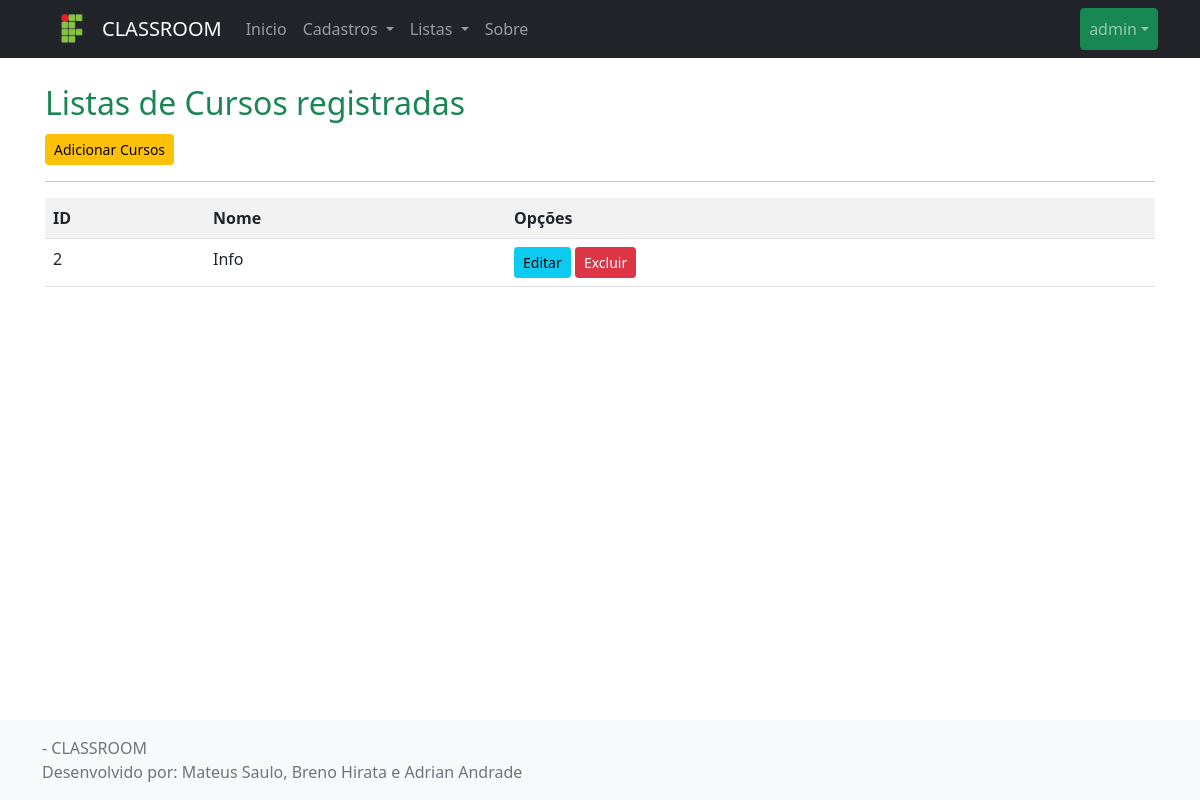
Before: /listar/curso/ (signed in) with the older database file.
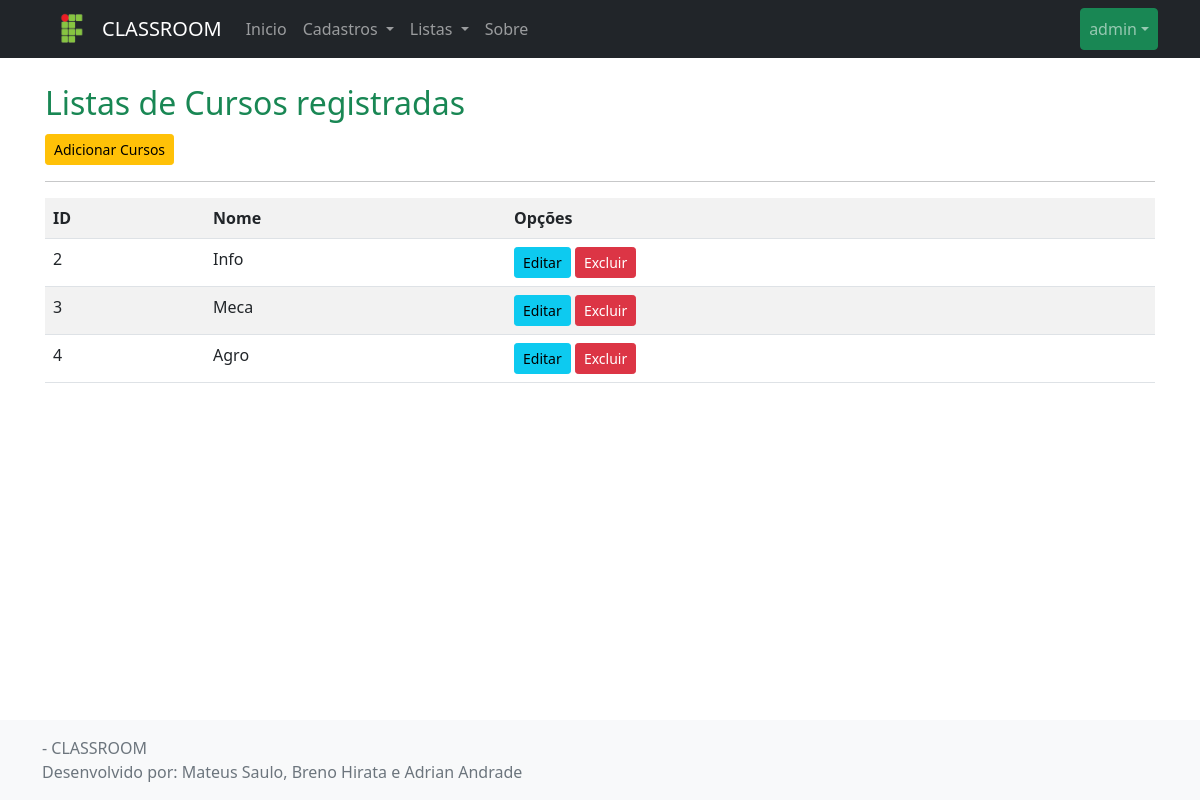
After: the same page with the newer database file.
### cadastros/models.py (models this page shows, shortened)
class Curso(models.Model):
    nome = models.CharField(max_length=50)

### cadastros/views.py (the view)
# urls.py: path('listar/curso/', CursoList.as_view(), name='listar-curso'),
class CursoList(LoginRequiredMixin, ListView):
    login_url = reverse_lazy('login')
    model = Curso
    template_name = 'cadastros/listas/curso.html'

### cadastros/templates/cadastros/listas/curso.html
{% extends 'paginas/modelo.html' %}
{% load static %}
{% block conteudo %}
<h2 class="text-success border-buttom border-warning pb-1 nt-4">
    Listas de Cursos registradas
</h2>
<a href="{% url 'cadastrar-curso' %}" class="btn btn-warning btn-sm">Adicionar Cursos</a>
<hr>
<div class="table-responsive">
    <table class="table table-striped">
        <tr>
            <th>ID</th>
            <th>Nome</th>
            <th>Opções</th>
        </tr>
        {% for curso in object_list %}
        <tr>
            <td>{{ curso.pk }}</td>
            <td>{{ curso.nome }}</td>
            <td>
                <a href="{% url 'editar-curso' curso.pk %}" class="btn btn-info btn-sm">Editar</a>
                <a href="{% url 'excluir-curso' curso.pk %}" class="btn btn-danger btn-sm">Excluir</a>
            </td>
        </tr>
        {% empty %}
        <tr>
            <td colspan="3">Nenhum Curso registrado.</td>
        </tr>
        {% endfor %}
    </table>
</div>
{% endblock %}

Changed rows visible on the page:
added Curso: pk "3", nome "Meca"
added Curso: pk "4", nome "Agro"
